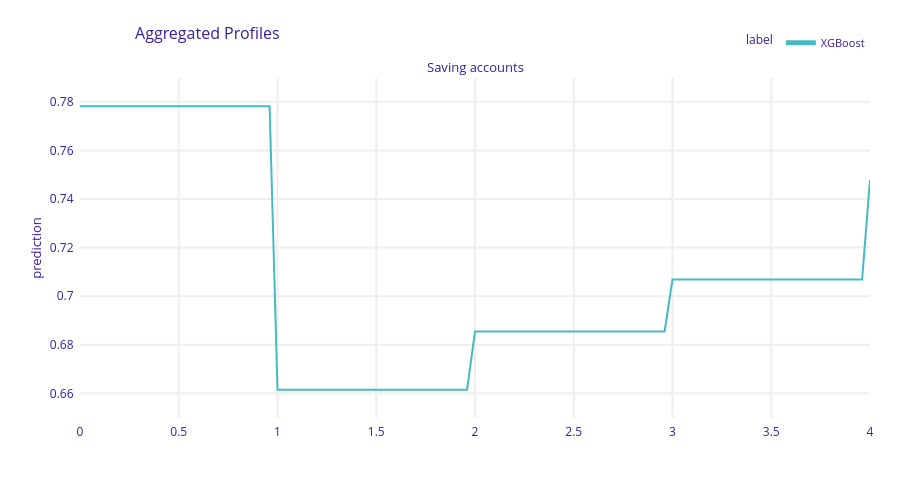

Source (notebook cell):
### Code cell
explainer.model_profile(variables=["Saving accounts"]).plot()

### Figure 1 — Plotly figure (JSON) as saved in the notebook; plotly's stock layout.template omitted (floating-point values rounded to 4 significant figures; data arrays with more than 128 entries replaced by an {"elided": "..."} marker saying what was removed)
{"data": [{"customdata": {"elided": "101x3 mixed values"}, "hovertemplate": "<b>%{hovertext}</b><br><br>prediction=%{y:.3f}<br>mean_prediction=%{customdata[0]:.3f}<extra></extra>", "hovertext": ["XGBoost", "XGBoost", "XGBoost", "XGBoost", "XGBoost", "XGBoost", "XGBoost", "XGBoost", "XGBoost", "XGBoost", "XGBoost", "XGBoost", "XGBoost", "XGBoost", "XGBoost", "XGBoost", "XGBoost", "XGBoost", "XGBoost", "XGBoost", "XGBoost", "XGBoost", "XGBoost", "XGBoost", "XGBoost", "XGBoost", "XGBoost", "XGBoost", "XGBoost", "XGBoost", "XGBoost", "XGBoost", "XGBoost", "XGBoost", "XGBoost", "XGBoost", "XGBoost", "XGBoost", "XGBoost", "XGBoost", "XGBoost", "XGBoost", "XGBoost", "XGBoost", "XGBoost", "XGBoost", "XGBoost", "XGBoost", "XGBoost", "XGBoost", "XGBoost", "XGBoost", "XGBoost", "XGBoost", "XGBoost", "XGBoost", "XGBoost", "XGBoost", "XGBoost", "XGBoost", "XGBoost", "XGBoost", "XGBoost", "XGBoost", "XGBoost", "XGBoost", "XGBoost", "XGBoost", "XGBoost", "XGBoost", "XGBoost", "XGBoost", "XGBoost", "XGBoost", "XGBoost", "XGBoost", "XGBoost", "XGBoost", "XGBoost", "XGBoost", "XGBoost", "XGBoost", "XGBoost", "XGBoost", "XGBoost", "XGBoost", "XGBoost", "XGBoost", "XGBoost", "XGBoost", "XGBoost", "XGBoost", "XGBoost", "XGBoost", "XGBoost", "XGBoost", "XGBoost", "XGBoost", "XGBoost", "XGBoost", "XGBoost"], "legendgroup": "XGBoost", "line": {"color": "#46bac2", "dash": "solid", "width": 2}, "marker": {"symbol": "circle"}, "mode": "lines", "name": "XGBoost", "opacity": 1, "orientation": "v", "showlegend": true, "type": "scatter", "x": [0.0, 0.04, 0.08, 0.12, 0.16, 0.2, 0.24, 0.28, 0.32, 0.36, 0.4, 0.44, 0.48, 0.52, 0.56, 0.6, 0.64, 0.68, 0.72, 0.76, 0.8, 0.84, 0.88, 0.92, 0.96, 1.0, 1.04, 1.08, 1.12, 1.16, 1.2, 1.24, 1.28, 1.32, 1.36, 1.4, 1.44, 1.48, 1.52, 1.56, 1.6, 1.64, 1.68, 1.72, 1.76, 1.8, 1.84, 1.88, 1.92, 1.96, 2.0, 2.04, 2.08, 2.12, 2.16, 2.2, 2.24, 2.28, 2.32, 2.36, 2.4, 2.44, 2.48, 2.52, 2.56, 2.6, 2.64, 2.68, 2.72, 2.76, 2.8, 2.84, 2.88, 2.92, 2.96, 3.0, 3.04, 3.08, 3.12, 3.16, 3.2, 3.24, 3.28, 3.32, 3.36, 3.4, 3.44, 3.48, 3.52, 3.56, 3.6, 3.64, 3.68, 3.72, 3.76, 3.8, 3.84, 3.88, 3.92, 3.96, 4.0], "xaxis": "x", "y": [0.7781, 0.7781, 0.7781, 0.7781, 0.7781, 0.7781, 0.7781, 0.7781, 0.7781, 0.7781, 0.7781, 0.7781, 0.7781, 0.7781, 0.7781, 0.7781, 0.7781, 0.7781, 0.7781, 0.7781, 0.7781, 0.7781, 0.7781, 0.7781, 0.7781, 0.6615, 0.6615, 0.6615, 0.6615, 0.6615, 0.6615, 0.6615, 0.6615, 0.6615, 0.6615, 0.6615, 0.6615, 0.6615, 0.6615, 0.6615, 0.6615, 0.6615, 0.6615, 0.6615, 0.6615, 0.6615, 0.6615, 0.6615, 0.6615, 0.6615, 0.6855, 0.6855, 0.6855, 0.6855, 0.6855, 0.6855, 0.6855, 0.6855, 0.6855, 0.6855, 0.6855, 0.6855, 0.6855, 0.6855, 0.6855, 0.6855, 0.6855, 0.6855, 0.6855, 0.6855, 0.6855, 0.6855, 0.6855, 0.6855, 0.6855, 0.7068, 0.7068, 0.7068, 0.7068, 0.7068, 0.7068, 0.7068, 0.7068, 0.7068, 0.7068, 0.7068, 0.7068, 0.7068, 0.7068, 0.7068, 0.7068, 0.7068, 0.7068, 0.7068, 0.7068, 0.7068, 0.7068, 0.7068, 0.7068, 0.7068, 0.7478], "yaxis": "y"}], "layout": {"annotations": [{"font": {"size": 13}, "showarrow": false, "text": "Saving accounts", "x": 0.5, "xanchor": "center", "xref": "paper", "y": 1, "yanchor": "bottom", "yref": "paper"}, {"font": {"size": 13}, "showarrow": false, "text": "prediction", "textangle": -90, "x": -0.07, "xref": "paper", "y": 0.5, "yref": "paper"}], "font": {"color": "#371ea3"}, "height": 489, "hovermode": "x unified", "legend": {"font": {"size": 11}, "itemsizing": "constant", "orientation": "h", "title": {"font": {"size": 12}, "text": "label"}, "tracegroupgap": 0, "x": 1, "xanchor": "right", "y": 1.061, "yanchor": "bottom"}, "margin": {"b": 71, "r": 30, "t": 78}, "title": {"font": {"size": 16}, "text": "Aggregated Profiles", "x": 0.15}, "xaxis": {"anchor": "y", "automargin": true, "domain": [0, 1], "fixedrange": true, "gridwidth": 2, "showticklabels": true, "tickcolor": "white", "ticklen": 3, "ticks": "outside", "title": {"text": ""}, "type": "linear", "zeroline": false}, "yaxis": {"anchor": "x", "automargin": true, "domain": [0, 1], "fixedrange": true, "gridwidth": 2, "range": [0.6498, 0.7898], "tickcolor": "white", "ticklen": 3, "ticks": "outside", "title": {"text": ""}, "type": "linear", "zeroline": false}}}
